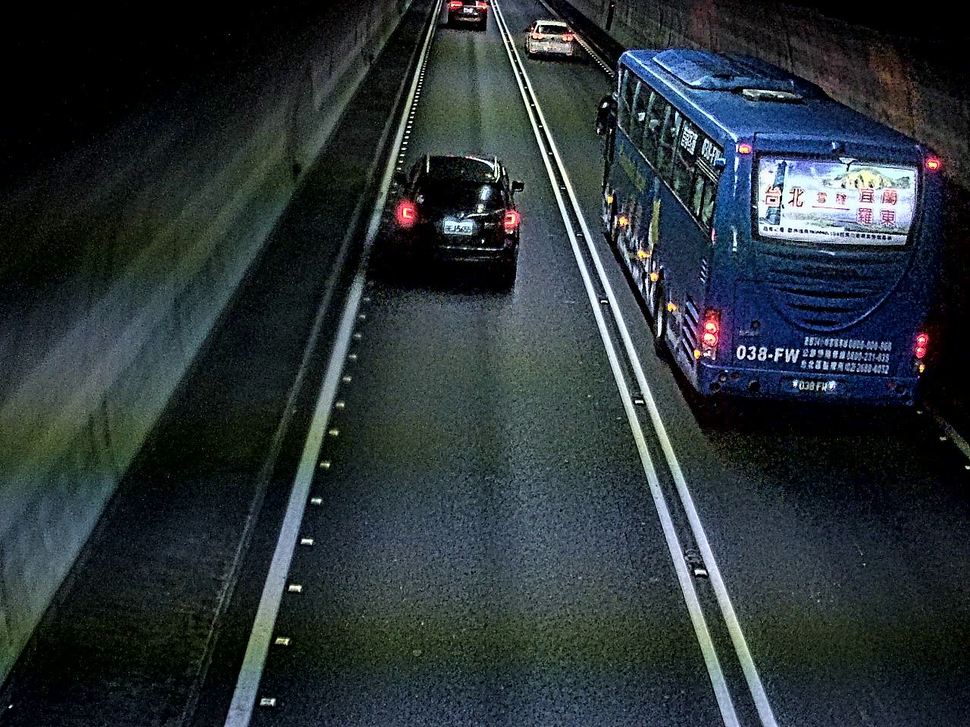
#> input picture lane.png, 970 x 727 px, shrunk from 1280 x 960 before the run
$ python lane_draw.py
#> lines starting #> are read from the running program, lines starting #| are printed output that depends on the picture
#> in main, img is the input picture: shape (727, 970, 3); mean B, G, R 55.1, 51.2, 42.2
import cv2
import argparse
import os

# 全域變數
lanes = {}            # {lane_name: [points]}，例如 {"lane1": [(x,y), ...]}
current_lane_name = None
img = None
vis = None


def redraw():
    global vis, img, lanes, current_lane_name
    vis = img.copy()

    colors = {
        "lane1": (0, 255, 0),    # 綠
        "lane2": (0, 128, 255),  # 橙
        "lane3": (255, 0, 255),  # 紫
        "lane4": (255, 255, 0),  # 青
    }
    default_color = (200, 200, 200)

    for lane_name, pts in lanes.items():
        # 正在編輯的車道用黃色，其他用各自顏色
        if lane_name == current_lane_name:
            color = (0, 255, 255)
        else:
            color = colors.get(lane_name, default_color)

        for i, (x, y) in enumerate(pts):
            cv2.circle(vis, (int(x), int(y)), 5, color, -1)
            if i > 0:
                x0, y0 = pts[i - 1]
                cv2.line(vis, (int(x0), int(y0)), (int(x), int(y)), color, 2)
        if pts:
            # 在第一個點旁標示車道名
            cv2.putText(vis, lane_name, (int(pts[0][0]) + 6, int(pts[0][1]) - 6),
                        cv2.FONT_HERSHEY_SIMPLEX, 0.55, color, 2, cv2.LINE_AA)

    # 提示文字
    hint1 = "Left-click: add point | 'z': undo | 'q'/ESC: save & quit"
    cv2.putText(vis, hint1, (10, 25),
                cv2.FONT_HERSHEY_SIMPLEX, 0.6, (255, 255, 255), 2, cv2.LINE_AA)

    hint2 = "Press '1','2','3'... to select lane | Current: {}  Points: {}".format(
        current_lane_name if current_lane_name else "None",
        len(lanes.get(current_lane_name, [])) if current_lane_name else 0
    )
    cv2.putText(vis, hint2, (10, 55),
                cv2.FONT_HERSHEY_SIMPLEX, 0.6, (0, 255, 255), 2, cv2.LINE_AA)
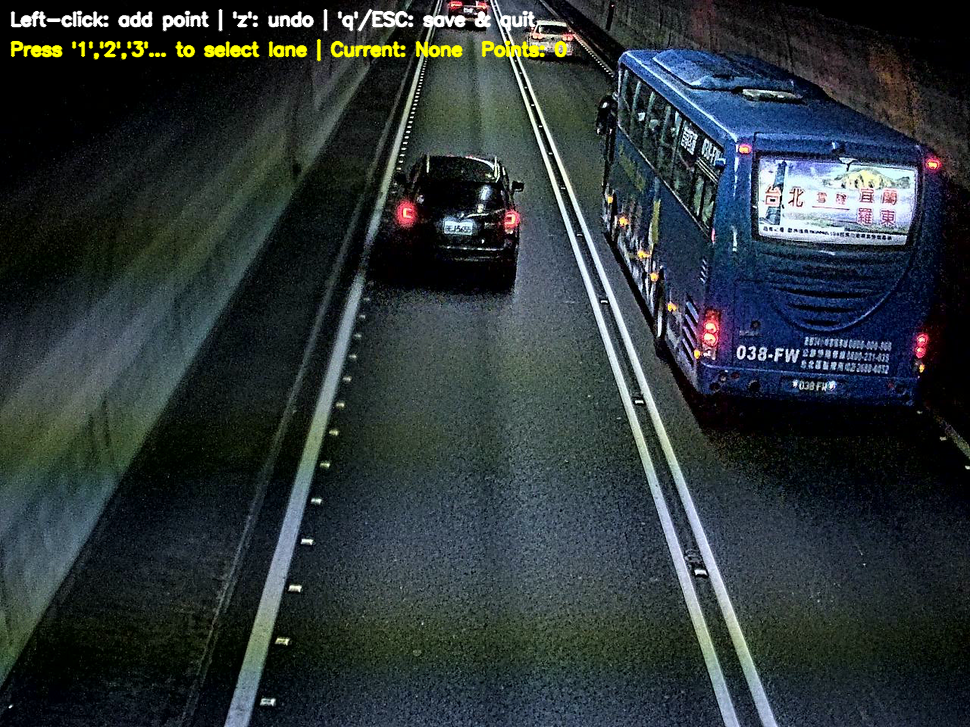
#> vis: shape (727, 970, 3); mean B, G, R 56.2, 53.7, 44.7


def mouse_callback(event, x, y, flags, param):
    global lanes, current_lane_name, vis

    if event == cv2.EVENT_LBUTTONDOWN:
        if current_lane_name is None:
            print("請先按數字鍵 '1'、'2'... 選擇車道，再用滑鼠點。")
            return

        lanes[current_lane_name].append((x, y))
        n = len(lanes[current_lane_name])
        print(f"[{current_lane_name}] 加入第 {n} 個點：({x}, {y})")
        redraw()


def save_lanes(output_path):
    active_lanes = {k: v for k, v in lanes.items() if v}
    if not active_lanes:
        print("[WARN] 沒有任何 lane 被標記，不寫入檔案。")
        return

    with open(output_path, "w", encoding="utf-8") as f:
        f.write("# lane_name x0 y0 x1 y1 ...\n")
        for lane_name, pts in active_lanes.items():
            coord_str = " ".join(f"{int(x)} {int(y)}" for (x, y) in pts)
            f.write(f"{lane_name} {coord_str}\n")

    print(f"[INFO] 已儲存 {len(active_lanes)} 條車道到 {output_path}")
    for lane_name, pts in active_lanes.items():
        print(f"  {lane_name}: {len(pts)} 個點")


def switch_lane(new_lane_name):
    global current_lane_name, lanes
    if new_lane_name not in lanes:
        lanes[new_lane_name] = []
    current_lane_name = new_lane_name
    print(f"切換到 {current_lane_name}，目前已有 {len(lanes[current_lane_name])} 個點。")
    redraw()


def main():
    global img, vis, current_lane_name

    parser = argparse.ArgumentParser()
    parser.add_argument("--image", type=str, default="lane.png")
    parser.add_argument("--output", type=str, default="data/lanes.txt")
    args = parser.parse_args()

    if not os.path.exists(args.image):
        print(f"[ERROR] 找不到影像：{args.image}")
        return

    img = cv2.imread(args.image)
    if img is None:
        print(f"[ERROR] 無法讀取影像：{args.image}")
        return

    redraw()
    cv2.namedWindow("lane editor", cv2.WINDOW_NORMAL)
    cv2.setMouseCallback("lane editor", mouse_callback)

    print("操作說明：")
    print("  '1'～'9'：選擇要標記的車道（自動建立）")
    print("  左鍵：在當前車道新增一個點（可無限新增）")
    print("  'z'：刪除當前車道的最後一個點")
    print("  'q' 或 ESC：儲存並結束")
    print()

    while True:
        cv2.imshow("lane editor", vis)
        key = cv2.waitKey(30) & 0xFF
#> (key q is pressed here)

        # 數字鍵 1~9 切換車道
        if ord('1') <= key <= ord('9'):
            switch_lane(f"lane{chr(key)}")

        elif key == ord('z'):
            if current_lane_name and lanes.get(current_lane_name):
                removed = lanes[current_lane_name].pop()
                print(f"[{current_lane_name}] 移除點：{removed}，剩 {len(lanes[current_lane_name])} 個")
                redraw()
            else:
                print("目前車道沒有點可以刪除。")

        elif key == ord('q') or key == 27:
            print("結束標記，準備儲存。")
            break

    cv2.destroyAllWindows()
    save_lanes(args.output)


if __name__ == "__main__":
    main()

$ run again, with test.png copied over lane.png
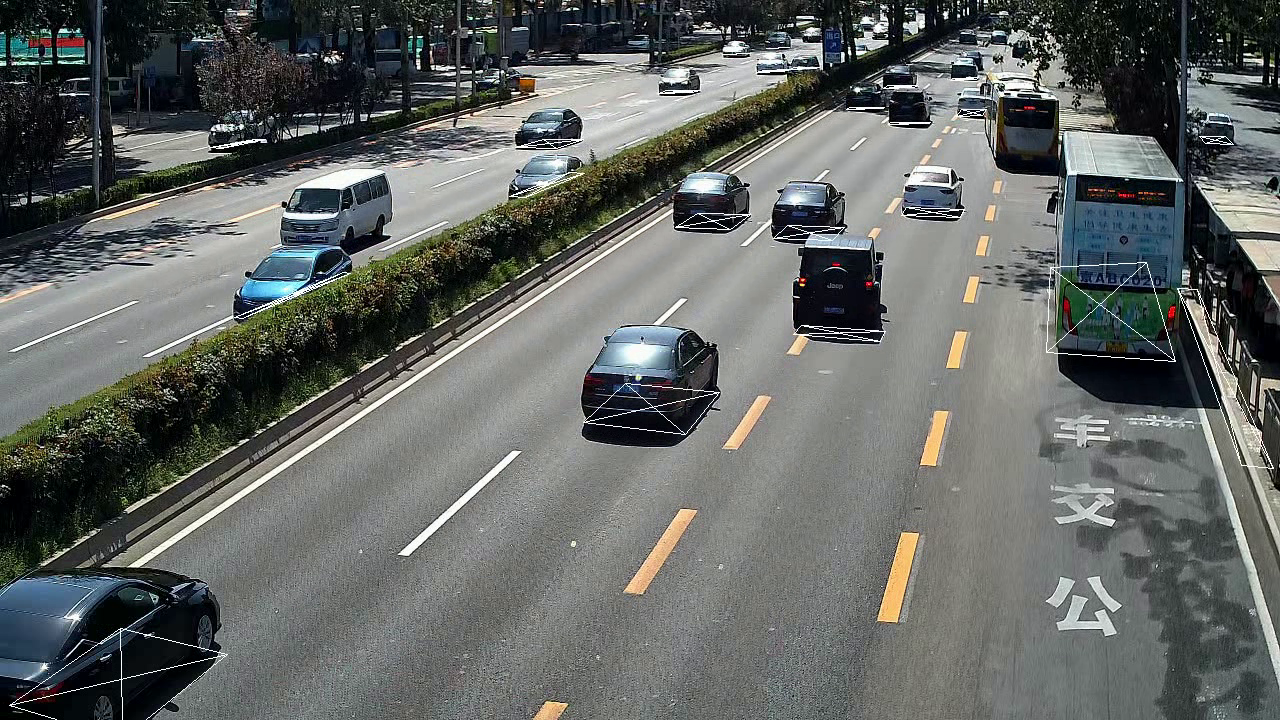
#> input picture test.png, 1280 x 720 px
#> in main, img is the input picture: shape (720, 1280, 3); mean B, G, R 99.6, 102, 98.6
#> in redraw, `cv2.putText(vis, hint2, (10, 55), cv2.FONT_HERSHEY_SIMPLEX, 0.6, (0, 2..`:
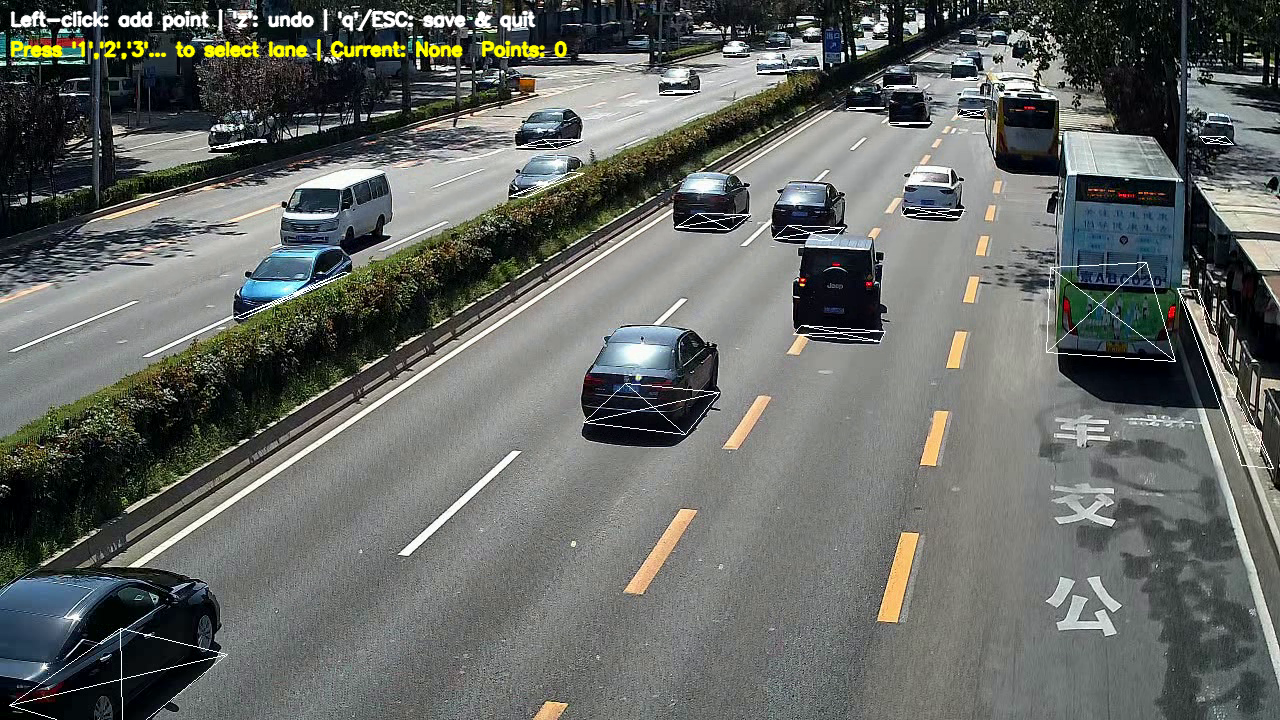
#> vis: shape (720, 1280, 3); mean B, G, R 100.3, 103.8, 100.4

$ run again, with vlcsnap-2025-11-11-13h23m01s748.png copied over lane.png
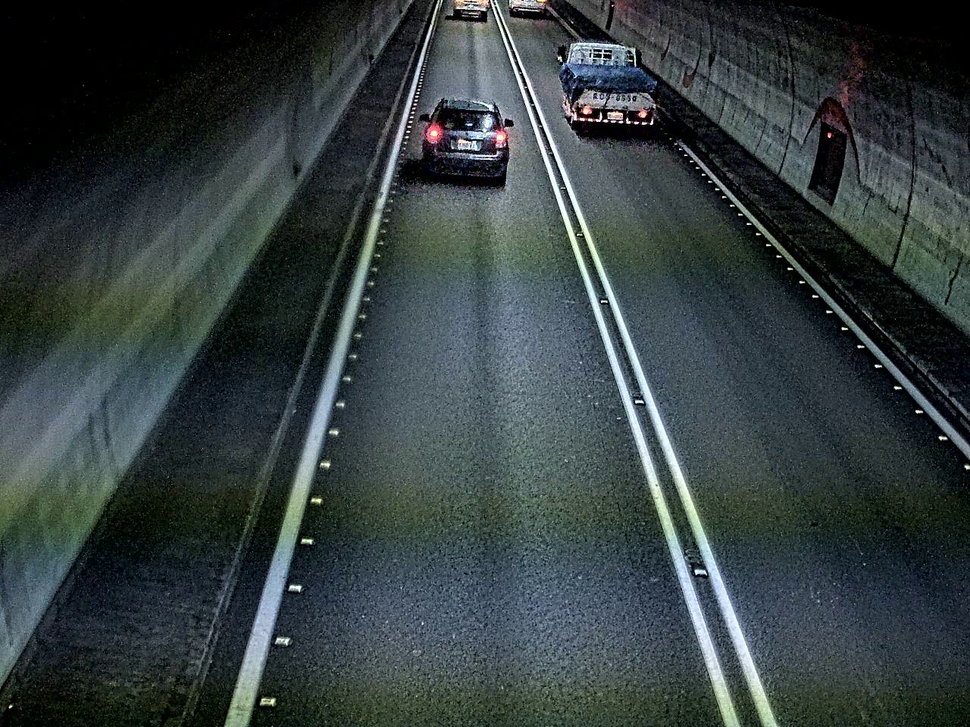
#> input picture vlcsnap-2025-11-11-13h23m01s748.png, 970 x 727 px, shrunk from 1280 x 960 before the run
#> in main, img is the input picture: shape (727, 970, 3); mean B, G, R 64.3, 63.5, 53.3
#> in redraw, `cv2.putText(vis, hint2, (10, 55), cv2.FONT_HERSHEY_SIMPLEX, 0.6, (0, 2..`:
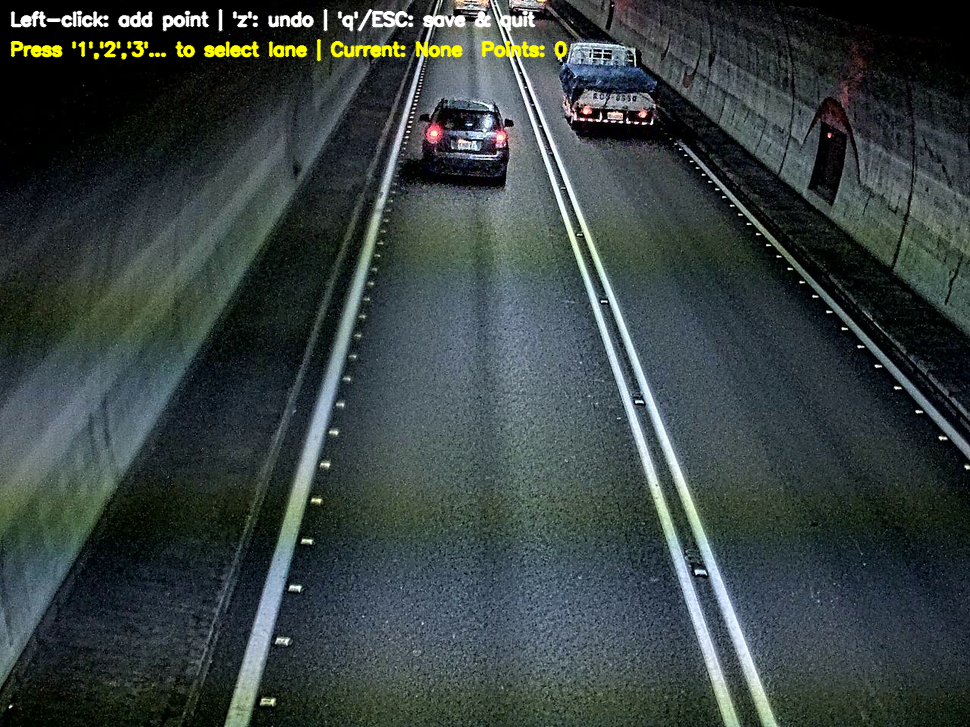
#> vis: shape (727, 970, 3); mean B, G, R 65.3, 65.9, 55.7
